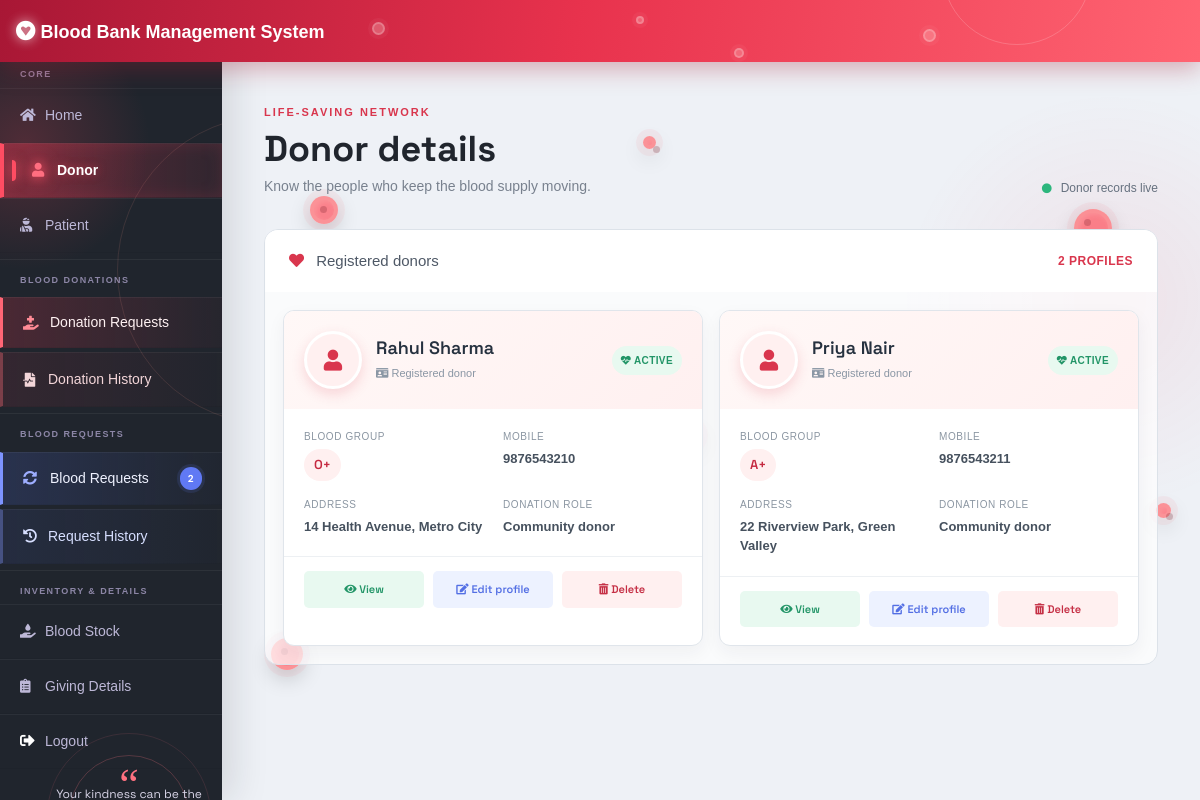
The app's page /admin-donor (signed in) with its own data.
### donor/models.py (models this page shows, shortened)
class Donor(models.Model):
    user=models.OneToOneField(User,on_delete=models.CASCADE)
    profile_pic= models.ImageField(upload_to='profile_pic/Donor/',null=True,blank=True)
    bloodgroup=models.CharField(max_length=10)
    address = models.CharField(max_length=40)
    mobile = models.CharField(max_length=20,null=False)
    @property
    def get_name(self):
        return self.user.first_name+" "+self.user.last_name

### blood/views.py (the view)
# urls.py: path('admin-donor', views.admin_donor_view,name='admin-donor'),
@login_required(login_url='adminlogin')
def admin_donor_view(request):
    donors=dmodels.Donor.objects.all()
    return render(request,'blood/admin_donor.html',{'donors':donors})

### blood/context_processors.py (called while the page is built)
def pending_donations(request):
    if not request.user.is_authenticated:
        return {
            'pending_donation_count': 0,
            'pending_blood_request_count': 0,
        }
    return {
        'pending_donation_count': BloodDonate.objects.filter(status='Pending').count(),
        'pending_blood_request_count': BloodRequest.objects.filter(status='Pending').count(),
    }

### templates/blood/admin_donor.html
{% extends 'blood/adminbase.html' %}
{% load static %}
{% block content %}
<div class="dashboard-main donor-page">
    {% include "blood/login_cells.html" %}
    <div class="dashboard-content">
        <div class="dashboard-heading">
            <div>
                <div class="dashboard-kicker">Life-saving network</div>
                <h1>Donor details</h1>
                <p>Know the people who keep the blood supply moving.</p>
            </div>
            <div class="dashboard-pulse"><i class="fas fa-circle"></i> Donor records live</div>
        </div>
        {% if donors %}
        <section class="donor-directory">
            <div class="donor-summary"><span><i class="fas fa-heart"></i> Registered donors</span><strong>{{donors|length}} profiles</strong></div>
            <div class="donor-grid">
            {% for donor in donors %}
            <article class="donor-card">
                <div class="donor-card-head">
                    {% if donor.profile_pic %}<img class="donor-photo" src="{{ donor.profile_pic.url }}" alt="{{donor.get_name}} profile">{% else %}<span class="donor-photo donor-photo-empty"><i class="fas fa-user"></i></span>{% endif %}
                    <div><h2 class="donor-name">{{donor.get_name}}</h2><span class="donor-record"><i class="fas fa-id-card"></i> Registered donor</span></div>
                    <span class="donor-ready {% if not donor.user.is_active %}donor-inactive{% endif %}"><i class="fas fa-heartbeat"></i> {% if donor.user.is_active %}Active{% else %}Not active{% endif %}</span>
                </div>
                <div class="donor-card-body">
                    <div class="donor-detail"><span>Blood group</span><strong class="donor-blood">{{donor.bloodgroup}}</strong></div>
                    <div class="donor-detail"><span>Mobile</span><strong>{{donor.mobile}}</strong></div>
                    <div class="donor-detail"><span>Address</span><strong>{{donor.address}}</strong></div>
                    <div class="donor-detail"><span>Donation role</span><strong>Community donor</strong></div>
                </div>
                <div class="donor-card-actions"><a class="donor-view" href="{% url 'donor-detail' donor.id %}"><i class="fas fa-eye"></i> View</a><a class="donor-edit" href="{% url 'update-donor' donor.id %}"><i class="fas fa-edit"></i> Edit profile</a><a class="donor-delete" href="{% url 'delete-donor' donor.id %}"><i class="fas fa-trash-alt"></i> Delete</a></div>
            </article>
            {% endfor %}
            </div>
        </section>
        {% else %}
        <section class="donor-directory empty-donors"><i class="fas fa-user-plus"></i><h2>No donor profiles</h2><p>New donor registrations will appear here.</p></section>
        {% endif %}
    </div>
</div>
{% endblock content %}

### static/css/main.css (style rules this page uses)
html { -webkit-box-sizing: border-box; -moz-box-sizing: border-box; box-sizing: border-box; }
* { padding: 0; margin: 0; }
*, *:before, *:after { -webkit-box-sizing: inherit; -moz-box-sizing: inherit; box-sizing: inherit; }
body, h1, h2, h3, h4, h5, h6, blockquote, p, pre, dl, dd, ol, ul, figure, hr, fieldset, legend { margin: 0; padding: 0; }
body { font-family: "Open Sans", "Arial", "Helvetica Neue", sans-serif; font-weight: 400; font-size: 14px; }
h1, h2, h3, h4, h5, h6 { font-weight: 400; }
h1 { font-size: 36px; }
h2 { font-size: 30px; }

### records on screen
Donor: get_name "Rahul Sharma", shows "ACTIVE", bloodgroup "O+", mobile "9876543210", address "14 Health Avenue, Metro City"
Donor: get_name "Priya Nair", shows "ACTIVE", bloodgroup "A+", mobile "9876543211", address "22 Riverview Park, Green Valley"

### other values on screen
{{ pending_blood_request_count }} "2"
{{ donors|length }} "2"
